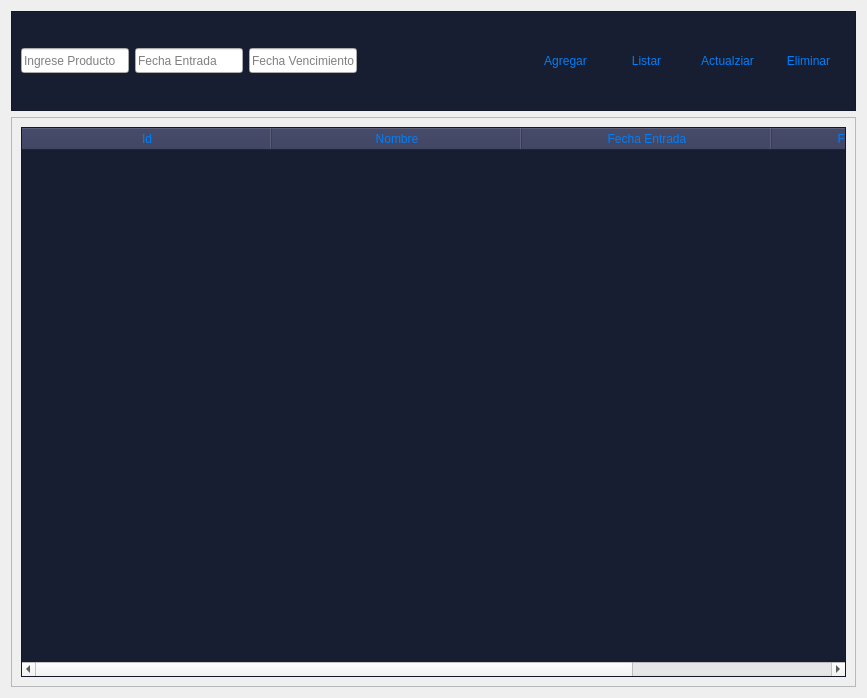
               <widget class="QWidget" name="pg_cocina">
                <layout class="QVBoxLayout" name="verticalLayout_5">
                 <item>
                  <widget class="QFrame" name="frame_5">
                   <property name="minimumSize">
                    <size>
                     <width>0</width>
                     <height>100</height>
                    </size>
                   </property>
                   <property name="styleSheet">
                    <string notr="true">QPushButton{
background-color: rgb(24, 30, 50);
border-top-left-radius:20p;
color: rgb(0,126,249);
font: 77 10pt &quot;Gadugi&quot;;

border-radius: 5px;

}

QPushButton:hover{

background-color: qlineargradient(spread:pad, x1:0, y1:0.505682, x2:1, y2:0.477, stop:0 rgba(11, 131, 120, 219), stop:1 rgba(85, 98, 112, 226));


}
QFrame{
background-color: rgb(24, 30, 50);
}
QLabel{
color: rgb(0,126,249);
}</string>
                   </property>
                   <property name="frameShape">
                    <enum>QFrame::StyledPanel</enum>
                   </property>
                   <property name="frameShadow">
                    <enum>QFrame::Raised</enum>
                   </property>
                   <layout class="QHBoxLayout" name="horizontalLayout_3">
                    <item>
                     <widget class="QLineEdit" name="lnl_producto">
                      <property name="minimumSize">
                       <size>
                        <width>0</width>
                        <height>25</height>
                       </size>
                      </property>
                      <property name="inputMask">
                       <string/>
                      </property>
                      <property name="text">
                       <string/>
                      </property>
                      <property name="placeholderText">
                       <string>Ingrese Producto</string>
                      </property>
                     </widget>
                    </item>
                    <item>
                     <widget class="QLineEdit" name="lnl_entrada">
                      <property name="minimumSize">
                       <size>
                        <width>0</width>
                        <height>25</height>
                       </size>
                      </property>
                      <property name="text">
                       <string/>
                      </property>
                      <property name="placeholderText">
                       <string>Fecha Entrada</string>
                      </property>
                     </widget>
                    </item>
                    <item>
                     <widget class="QLineEdit" name="lnl_vencimiento">
                      <property name="minimumSize">
                       <size>
                        <width>0</width>
                        <height>25</height>
                       </size>
                      </property>
                      <property name="text">
                       <string/>
                      </property>
                      <property name="placeholderText">
                       <string>Fecha Vencimiento</string>
                      </property>
                     </widget>
                    </item>
                    <item>
                     <spacer name="horizontalSpacer">
                      <property name="orientation">
                       <enum>Qt::Horizontal</enum>
                      </property>
                      <property name="sizeHint" stdset="0">
                       <size>
                        <width>165</width>
                        <height>20</height>
                       </size>
                      </property>
                     </spacer>
                    </item>
                    <item>
                     <widget class="QPushButton" name="btn_agregar_c">
                      <property name="minimumSize">
                       <size>
                        <width>75</width>
                        <height>25</height>
                       </size>
                      </property>
                      <property name="text">
                       <string>Agregar</string>
                      </property>
                     </widget>
                    </item>
                    <item>
                     <widget class="QPushButton" name="btn_listar">
                      <property name="minimumSize">
                       <size>
                        <width>75</width>
                        <height>25</height>
                       </size>
                      </property>
                      <property name="text">
                       <string>Listar</string>
                      </property>
                     </widget>
                    </item>
                    <item>
                     <widget class="QPushButton" name="btn_actualizar_c">
                      <property name="minimumSize">
                       <size>
                        <width>75</width>
                        <height>25</height>
                       </size>
                      </property>
                      <property name="text">
                       <string>Actualziar</string>
                      </property>
                     </widget>
                    </item>
                    <item>
                     <widget class="QPushButton" name="btn_eliminar_c">
                      <property name="minimumSize">
                       <size>
                        <width>75</width>
                        <height>25</height>
                       </size>
                      </property>
                      <property name="text">
                       <string>Eliminar</string>
                      </property>
                     </widget>
                    </item>
                   </layout>
                  </widget>
                 </item>
                 <item>
                  <widget class="QFrame" name="frame_6">
                   <property name="minimumSize">
                    <size>
                     <width>0</width>
                     <height>570</height>
                    </size>
                   </property>
                   <property name="styleSheet">
                    <string notr="true">QHeaderView
{
Fondo: transparente; 
background-color: rgb(24, 30, 50);
border-top-left-radius:20p;
color: rgb(0,126,249);
font: 77 10pt &quot;Gadugi&quot;;
}

QHeaderView:hover
{
background-color: rgb(46, 51, 84);
border-top-left-radius:20p;
}
QHeaderView:section
{
background-color: rgb(46, 51, 84);
border-top-left-radius:20p;
padding: 2px;
font-size:11 pt;

}
QTableWidget{
background-color: rgb(24, 30, 50);
gridline-color: rgb(24, 30, 50);
font-size: 11pt;
border-top-left-radius:20p;
color: rgb(0,126,249);
font: 77 10pt &quot;Gadugi&quot;;
}
QTableWidgetQTableCornerButton::section{
background-color: rgb(46, 51, 84);
border: 1px solid rgb(0,126,249);
}
QTableView QTableCornerButton::section {
background-color: rgb(46, 51, 84);
border: 1px solid rgb(0, 126, 249);
}</string>
                   </property>
                   <property name="frameShape">
                    <enum>QFrame::StyledPanel</enum>
                   </property>
                   <property name="frameShadow">
                    <enum>QFrame::Raised</enum>
                   </property>
                   <layout class="QVBoxLayout" name="verticalLayout_6">
                    <item>
                     <widget class="QTableWidget" name="tabla_cocina">
                      <property name="styleSheet">
                       <string notr="true">QHeaderView
{
Fondo: transparente; 
background-color: rgb(24, 30, 50);
border-top-left-radius:20p;
color: rgb(0,126,249);
font: 77 10pt &quot;Gadugi&quot;;
}

QHeaderView:hover
{
background-color: rgb(46, 51, 84);
border-top-left-radius:20p;
}
QHeaderView:section
{
background-color: rgb(46, 51, 84);
border-top-left-radius:20p;
padding: 2px;
font-size:11 pt;

}
QTableWidget{
background-color: rgb(24, 30, 50);
gridline-color: rgb(24, 30, 50);
font-size: 11pt;
border-top-left-radius:20p;
color: rgb(0,126,249);
font: 77 10pt &quot;Gadugi&quot;;
}
QTableWidgetQTableCornerButton::section{
background-color: rgb(46, 51, 84);
border: 1px solid rgb(0,126,249);
}
QTableView QTableCornerButton::section {
background-color: rgb(46, 51, 84);
border: 1px solid rgb(0, 126, 249);
}</string>
                      </property>
                      <property name="autoScrollMargin">
                       <number>16</number>
                      </property>
                      <attribute name="horizontalHeaderDefaultSectionSize">
                       <number>250</number>
                      </attribute>
                      <column>
                       <property name="text">
                        <string>Id</string>
                       </property>
                      </column>
                      <column>
                       <property name="text">
                        <string>Nombre</string>
                       </property>
                      </column>
                      <column>
                       <property name="text">
                        <string>Fecha Entrada</string>
                       </property>
                      </column>
                      <column>
                       <property name="text">
                        <string>Fecha de Vencimiento</string>
                       </property>
                      </column>
                     </widget>
                    </item>
                   </layout>
                  </widget>
                 </item>
                </layout>
               </widget>
